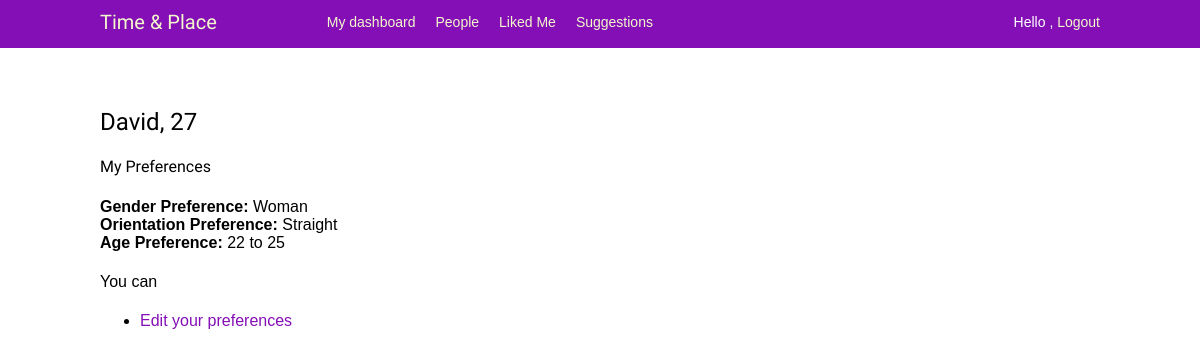
Page /account/preferences/3/ (signed in) on the earlier database version.
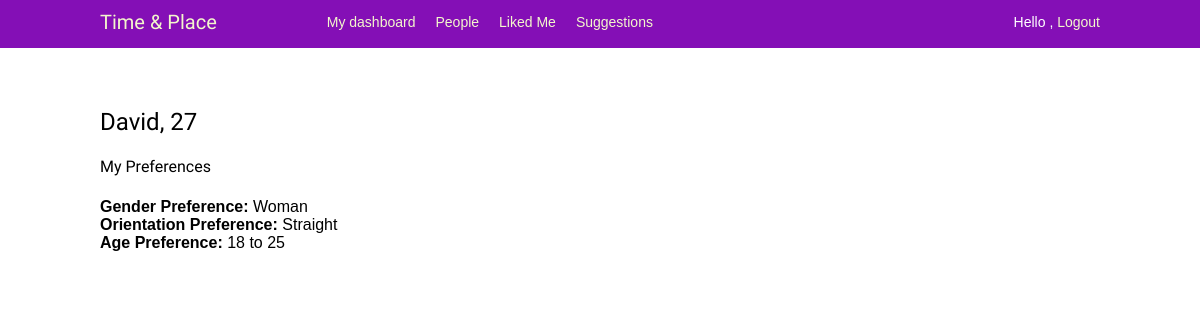
Same page on the later database version.
### account/models.py (models this page shows, shortened)
class Profile(models.Model):
    user = models.OneToOneField(settings.AUTH_USER_MODEL,
                                on_delete=models.CASCADE)
    date_of_birth = models.DateField(blank=True, null=True, default=date.today())
    photo = models.ImageField(upload_to='users/%Y/%m/%d/',
                        blank=True,
                        default='users/default/user-default.png')
    occupation = models.CharField(max_length = 50,blank=True, null=True)
    proposal_time = models.CharField(max_length = 50,blank=True, null=True)
    proposal_location = models.CharField(max_length = 50,blank=True, null=True)
    about_me = models.CharField(max_length = 100,blank=True, null=True)
    gender_choices = (('Woman', 'Woman'), ('Man', 'Man'), ('Transgender', 'Transgender'), ('Non-binary', 'Non-binary'))
    gender_identity = models.CharField(max_length = 15, choices = gender_choices, blank = True, default="N/A")
    orientation_choices = (('Lesbian', 'Lesbian'), ('Gay', 'Gay'), ('Bisexual', 'Bisexual'), ('Queer', 'Queer'), ('Asexual', 'Asexual'), ('Straight', 'Straight'),('Other', 'Other'))
    sexual_orientation = models.CharField(max_length = 15, choices = orientation_choices, blank = True, default="N/A")
    age_preference_min = models.IntegerField(blank=True, null=True)
    age_preference_max = models.IntegerField(blank=True, null=True)
    gender_preference = models.CharField(max_length = 15, choices = gender_choices, blank = True)
    orientation_preference = models.CharField(max_length = 15, choices = orientation_choices, blank = True)
    location_drawdown = models.ForeignKey(Location,on_delete=models.SET_NULL, blank=True, null=True)
    likes = models.ManyToManyField(
        "self",
        related_name="liked_by",
        symmetrical=False,
        blank=True
    )
    hides = models.ManyToManyField(
        "self",
        related_name="hidden_by",
        symmetrical=False,
        blank=True
    )
    matches = models.ManyToManyField(
        "self",
        related_name="matched_with",
        symmetrical=False,
        blank=True
    )
    @property
    def calc_age(self):
        today = date.today()
        return today.year - self.date_of_birth.year - ((today.month, today.day) < (self.date_of_birth.month, self.date_of_birth.day))

### account/views.py (the view)
# urls.py: path('preferences/<int:pk>/', views.preferences, name="preferences"),
@login_required
def preferences(request, pk):
    profile = Profile.objects.get(user_id=pk)
    return render(request,
                    "profile/preferences.html",
                    {"profile": profile})

### account/templates/profile/preferences.html
{% extends 'base.html' %}
{% block content %}
<h2>
    {{ profile.user.first_name }}, {{ profile.calc_age }}
</h2>
<h4>
    My Preferences
</h4>
<b>Gender Preference: </b> {{ profile.gender_preference }}
<br>
<b>Orientation Preference: </b> {{ profile.orientation_preference }}
<br>
<b>Age Preference: </b> {{ profile.age_preference_min }} to {{ profile.age_preference_max }}
<br>
{%if not profile.matches.exists %}
<p>You can
    <ul>
      <li>
        <a href="{% url "edit_preferences" %}">Edit your preferences</a>
      </li>
    </ul>
  {% endif %}
{% endblock content %}

### account/templates/base.html (shortened to what this page needs)
{% load static %}
<!DOCTYPE html>
<html>
<head>
    <link href="{% static "account/base.css" %}" rel="stylesheet">
</head>
<body>
    <div id="header">
        <span class="logo">Time & Place</span>
        {% if request.user.is_authenticated %}
        {% if not request.user.profile.matches.exists %}
                <ul class="menu">
                    <li {% if section == "dashboard" %}class="selected"{% endif %}>
                    <a href="{% url "dashboard" %}">My dashboard</a>
                    </li>
                    <li {% if section == "people" %}class="selected"{% endif %}>
                    <a href="{% url "profile_list" %}">People</a>
                    </li>
                    <li {% if section == "like_me" %}class="selected"{% endif %}>
                    <a href=" {% url 'profile_liked_me' pk=request.user.id %}">Liked Me</a>
                    </li>
                    <li {% if section == "suggestions" %}class="selected"{% endif %}>
                        <a href="{% url "filter_profile_list" %}">Suggestions</a>
                    </li>
                </ul>
                {% endif %}
            {% endif %}
                <span class="user">
                {% if request.user.is_authenticated %}
                    Hello {{ request.user.first_name }},
                    <a href="{% url "logout" %}">Logout</a>
                {% else %}
                    <a href="{% url "login" %}">Log-in</a>
                {% endif %}
        </span>
    </div>
    <div id="content">
    {% block content %}
    {% endblock %}
    </div>
</body>
</html>

### account/static/account/base.css (style rules this page uses)
body { margin:0; padding:0; font-family:helvetica, sans-serif; }
a { color:#840fb6; text-decoration:none; }
h1, h2, h3, h4, h5 , h6 { font-family: 'Muli', sans-serif; font-weight:normal; }
h2 { margin:30px 0 20px; }
#header { padding:10px 100px; font-size:14px; background:#840fb6; color:#fff; border-bottom:4px solid #840fb6; overflow:auto; }
#header .logo { font-family: 'Muli', sans-serif; float:left; color:#f3f7cc; font-size:20px; margin-right:10%; }
#header ul.menu { list-style:none; float:left; margin:0; padding:0; }
#header ul.menu li { float:left; padding:4px 10px; }
#header a { color:#f3f7cc; }
#header .user { float:right; padding-top:4px; }
#content { padding:30px 100px; }

Differences in the rows shown:
changed Profile "Woman": age_preference_min "22" → "18"
Other differences:
text no longer shown: "You can Edit your preferences"
